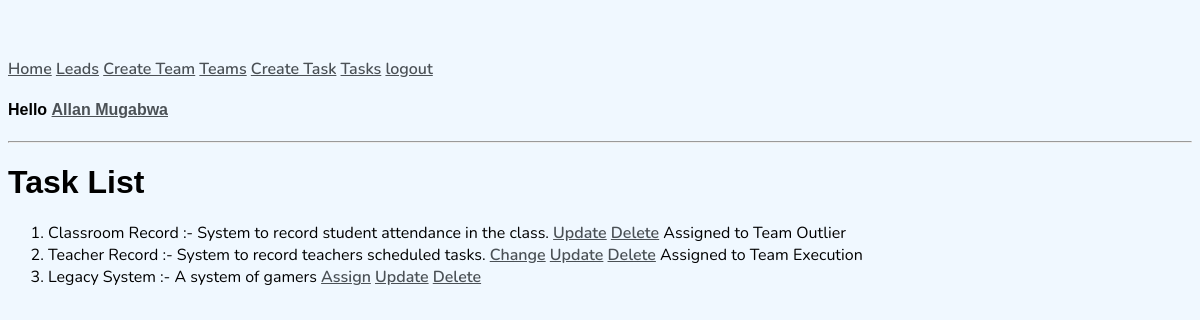
The page /task-list/ (signed in) on the database its author committed.
### users/models.py (models this page shows, shortened)
class NewUser(AbstractBaseUser, PermissionsMixin):
    full_name = models.CharField(max_length=150)
    email = models.EmailField(blank=True)
    username = models.CharField(max_length=150,unique=True)
    password = models.CharField(max_length=250)
    postal_code = models.CharField(max_length=50, blank=True)
    description = models.TextField(blank=True)
    start_date = models.DateTimeField(default=timezone.now)
    is_staff = models.BooleanField(default=False)
    is_active = models.BooleanField(default=True)
    is_lead = models.BooleanField(default=False)
    team = models.ForeignKey(Team, on_delete=models.CASCADE, null=True,blank=True)
    objects = CustomAccountManager()
    USERNAME_FIELD = 'username'
    REQUIRED_FIELDS = ['full_name','email']

### tasks/models.py (models this page shows, shortened)
class Task(models.Model):
    team = models.ForeignKey(Team, on_delete=models.CASCADE,null=True,blank=True)
    title = models.CharField(max_length=200)
    description = models.TextField(null=True,blank=True)
    start_date = models.DateTimeField()
    completion_date = models.DateTimeField()
    is_complete = models.BooleanField(default=False)

### team/models.py (models this page shows)
class Team(models.Model):
    team_name = models.CharField(max_length=150)
    description = models.TextField(blank=True)
    start_date = models.DateTimeField(default=timezone.now)
    def __str__(self):
        return self.team_name

### tasks/views.py (the view)
# urls.py: path('task-list/',ListTasks.as_view(),name='task-list'),
class ListTasks(LoginRequiredMixin,ListView):
    model = Task
    context_object_name = 'tasks'
    template_name = 'tasks/task_list.html'

### tasks/templates/tasks/task_list.html
{% extends 'users/base.html' %}
{% block content %}
<h1>Task List</h1>
<ol>
    {% for taskx in tasks %}
    <li>{{taskx.title}} :- {{taskx.description}}
        {% if request.user.is_staff %}
        {% if not taskx.is_complete %}
        <a href="{% url 'task-assign' taskx.id %}">{% if taskx.team is null %}Assign{% else %}Change{% endif %}</a>
        {% endif %}
        <a href="{% url 'task-update' taskx.id %}">Update</a>
        <a href="{% url 'task-delete' taskx.id %}">Delete</a>
        {% endif %}
        {%if taskx.team is not null%} Assigned to Team {{taskx.team}} {% endif %}
    </li>
    {% endfor %}
</ol>
{% endblock content %}

### users/templates/users/base.html (shortened to what this page needs)
{% load static %}
<!DOCTYPE html>
<html lang="en">
    <head>
        <link rel="stylesheet" type="text/css" href="{% static 'users/main.css' %}">
    </head>
    <body>
        <div class="container">
            {% if request.user.is_authenticated %}
                <a href="{% url 'all-users'%}">Home</a>
                {% if request.user.is_staff %}
                <a href="{% url 'leads' %}">Leads</a>
                {% endif %}
                {% if request.user.is_staff %}
                <a href="{% url 'create-team' %}">Create Team</a>
                {% endif %}
                <a href="{% url 'list-teams' %}">Teams</a>
                {% if request.user.is_staff or request.user.is_lead%}
                <a href="{% url 'task-create' %}">Create Task</a>
                {% endif %}
                <a href="{% url 'task-list' %}">Tasks</a>
                <a href="{% url 'logout' %}">logout</a>
                <h4>Hello <a href="{% url 'user-detail' request.user.id %}">{{request.user.full_name}}</a></h4>
                <hr>
            {% endif %}
            {% block content %}
            {% endblock content %}
        </div>
    </body>
</html>

### users/static/users/main.css (style rules this page uses)
body { background-color: aliceblue; padding-top: 50px; font-family: 'Nunito', sans-serif; }
h1, h2, h3, h4, h5, h6 { font-family: 'Raleway', sans-serif; }
a, p { color: #4b5156; }
a { font-weight: 600; }

### rows shown on the page
NewUser: user.full_name "Allan Mugabwa"
Task: title "Classroom Record", description "System to record student attendance in the class.", team "Outlier"
Task: title "Teacher Record", description "System to record teachers scheduled tasks.", is_complete "Change", team "Execution"
Task: title "Legacy System", description "A system of gamers", is_complete "Assign"
